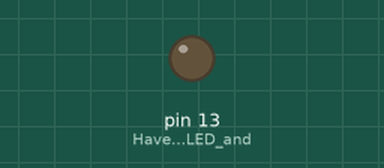
The sketch below on a simulated Arduino Uno, built with avr-gcc and run on an emulated ATmega328P. Parts: output pins drawn as LEDs (lit = HIGH).

Above: at 1.42 s.
At 3.9 s:
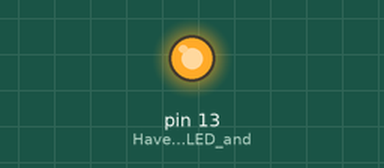
Timing chart, 0 to 10.0 s (numbered marks = the images above):
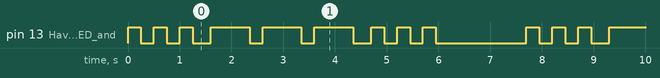

The sketch:

SOS.ino
```cpp
void setup() {
  pinMode(LED_BUILTIN, OUTPUT); //Have the built-in LED and pin 13 as output
}

void loop() {
  SOS();    //Blinks SOS in morse code
}

/*
 *  SOS()
 *  Function that runs an SOS pattern in morse code on pin 13 of the Arduino
 */
void SOS() {
  for (int s = 1; s <= 3; ++s) {
    dot();
  }
  delay(100);

  for (int o = 1; o <= 3; ++o) {
    dash();
  }
  delay(100);

  for (int s = 1; s <= 3; ++s) {
    dot();
  }

  delay(1500);
}

/*
 *  dot()
 *  Function that writes one morse code dot to pin 13, complements dash()
 */
void dot() {
  digitalWrite(LED_BUILTIN, HIGH);
  delay(250);   //One unit time = 250 ms
  digitalWrite(LED_BUILTIN, LOW);
  delay(250);
}

/*
 *  dash()
 *  Function that writes one morse code dash to pin 13, complements dot()
 */
void dash() {
  digitalWrite(LED_BUILTIN, HIGH);
  delay(750);
  digitalWrite(LED_BUILTIN, LOW);
  delay(250);
}
```

Measured:
- by itself, pin 13 (Have_the_built-in_LED_and): repeats every 7.7 s: 2 × (LOW 0.25 s, HIGH 0.25 s), LOW 0.35 s, 2 × (HIGH 0.75 s, LOW 0.25 s), HIGH 0.75 s, LOW 0.35 s, 2 × (HIGH 0.25 s, LOW 0.25 s), HIGH 0.25 s, LOW 1.8 s, HIGH 0.25 s
- by itself, everything shown: repeats every 7.7 s, in 18 steps
